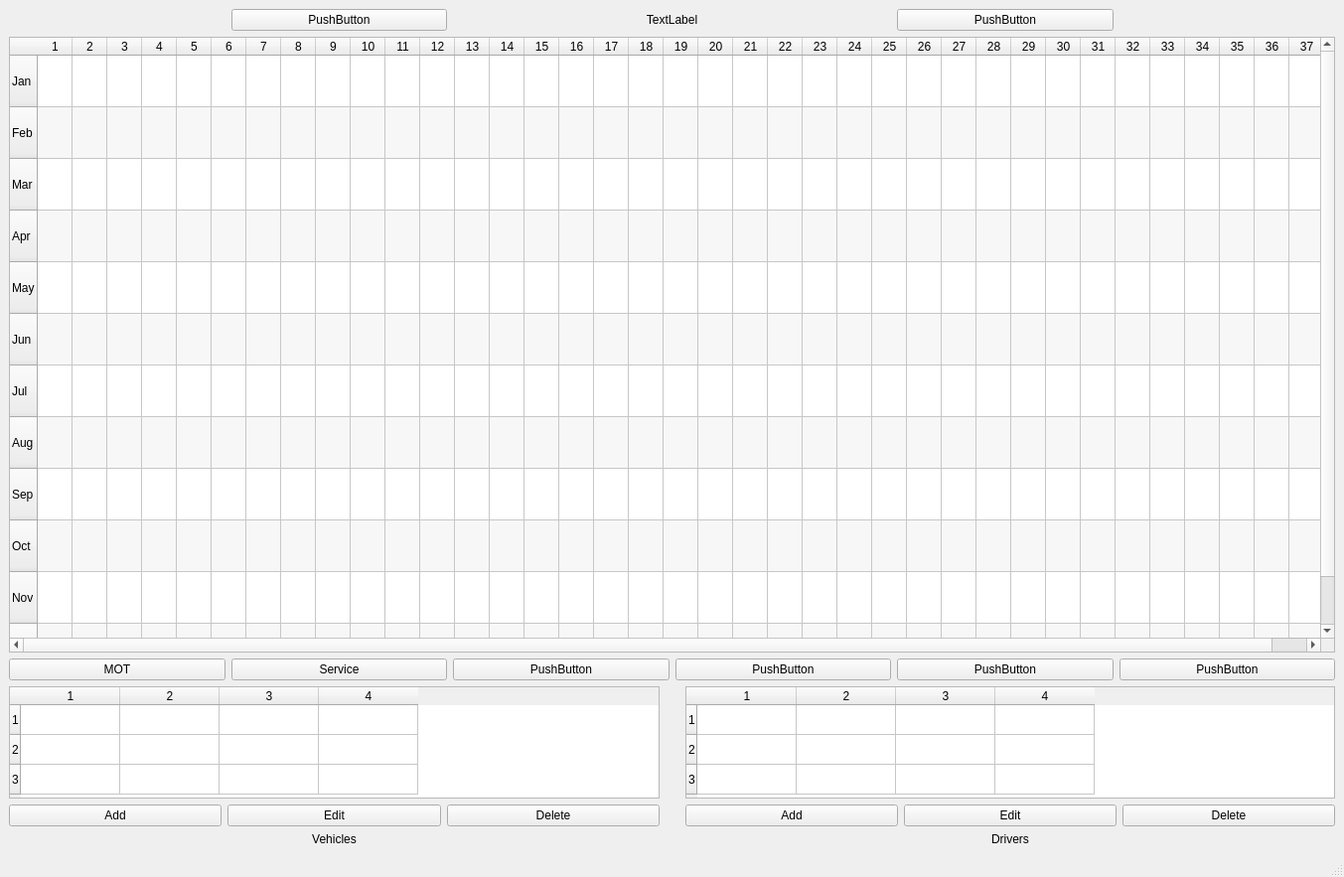
<?xml version="1.0" encoding="UTF-8"?>
<ui version="4.0">
 <class>MainWindow</class>
 <widget class="QMainWindow" name="MainWindow">
  <property name="geometry">
   <rect>
    <x>0</x>
    <y>0</y>
    <width>1353</width>
    <height>883</height>
   </rect>
  </property>
  <property name="sizePolicy">
   <sizepolicy hsizetype="Preferred" vsizetype="Maximum">
    <horstretch>0</horstretch>
    <verstretch>0</verstretch>
   </sizepolicy>
  </property>
  <property name="windowTitle">
   <string>MainWindow</string>
  </property>
  <widget class="QWidget" name="centralwidget">
   <layout class="QGridLayout" name="gridLayout_3">
    <item row="2" column="1">
     <widget class="QPushButton" name="pushButton_2">
      <property name="sizePolicy">
       <sizepolicy hsizetype="Minimum" vsizetype="Fixed">
        <horstretch>0</horstretch>
        <verstretch>0</verstretch>
       </sizepolicy>
      </property>
      <property name="text">
       <string>Service</string>
      </property>
     </widget>
    </item>
    <item row="2" column="0">
     <widget class="QPushButton" name="pushButton">
      <property name="sizePolicy">
       <sizepolicy hsizetype="Minimum" vsizetype="Fixed">
        <horstretch>0</horstretch>
        <verstretch>0</verstretch>
       </sizepolicy>
      </property>
      <property name="text">
       <string>MOT</string>
      </property>
     </widget>
    </item>
    <item row="2" column="3">
     <widget class="QPushButton" name="pushButton_10">
      <property name="text">
       <string>PushButton</string>
      </property>
     </widget>
    </item>
    <item row="2" column="5">
     <widget class="QPushButton" name="pushButton_12">
      <property name="text">
       <string>PushButton</string>
      </property>
     </widget>
    </item>
    <item row="2" column="4">
     <widget class="QPushButton" name="pushButton_11">
      <property name="text">
       <string>PushButton</string>
      </property>
     </widget>
    </item>
    <item row="1" column="0" colspan="6">
     <widget class="QTableWidget" name="table">
      <property name="autoFillBackground">
       <bool>false</bool>
      </property>
      <property name="midLineWidth">
       <number>0</number>
      </property>
      <property name="alternatingRowColors">
       <bool>true</bool>
      </property>
      <property name="rowCount">
       <number>12</number>
      </property>
      <property name="columnCount">
       <number>37</number>
      </property>
      <attribute name="horizontalHeaderDefaultSectionSize">
       <number>35</number>
      </attribute>
      <attribute name="verticalHeaderDefaultSectionSize">
       <number>52</number>
      </attribute>
      <attribute name="verticalHeaderShowSortIndicator" stdset="0">
       <bool>false</bool>
      </attribute>
      <attribute name="verticalHeaderStretchLastSection">
       <bool>false</bool>
      </attribute>
      <row>
       <property name="text">
        <string>Jan</string>
       </property>
      </row>
      <row>
       <property name="text">
        <string>Feb</string>
       </property>
      </row>
      <row>
       <property name="text">
        <string>Mar</string>
       </property>
      </row>
      <row>
       <property name="text">
        <string>Apr</string>
       </property>
      </row>
      <row>
       <property name="text">
        <string>May</string>
       </property>
      </row>
      <row>
       <property name="text">
        <string>Jun</string>
       </property>
      </row>
      <row>
       <property name="text">
        <string>Jul</string>
       </property>
      </row>
      <row>
       <property name="text">
        <string>Aug</string>
       </property>
      </row>
      <row>
       <property name="text">
        <string>Sep</string>
       </property>
      </row>
      <row>
       <property name="text">
        <string>Oct</string>
       </property>
      </row>
      <row>
       <property name="text">
        <string>Nov</string>
       </property>
      </row>
      <row>
       <property name="text">
        <string>Dec</string>
       </property>
      </row>
      <column/>
      <column/>
      <column/>
      <column/>
      <column/>
      <column/>
      <column/>
      <column/>
      <column/>
      <column/>
      <column/>
      <column/>
      <column/>
      <column/>
      <column/>
      <column/>
      <column/>
      <column/>
      <column/>
      <column/>
      <column/>
      <column/>
      <column/>
      <column/>
      <column/>
      <column/>
      <column/>
      <column/>
      <column/>
      <column/>
      <column/>
      <column/>
      <column/>
      <column/>
      <column/>
      <column/>
      <column/>
     </widget>
    </item>
    <item row="3" column="0" colspan="6">
     <layout class="QHBoxLayout" name="horizontalLayout_4">
      <item>
       <layout class="QVBoxLayout" name="verticalLayout_7">
        <property name="rightMargin">
         <number>10</number>
        </property>
        <item>
         <widget class="QTableWidget" name="table_vehicles">
          <property name="sizePolicy">
           <sizepolicy hsizetype="Expanding" vsizetype="Preferred">
            <horstretch>0</horstretch>
            <verstretch>0</verstretch>
           </sizepolicy>
          </property>
          <property name="maximumSize">
           <size>
            <width>16777215</width>
            <height>113</height>
           </size>
          </property>
          <property name="rowCount">
           <number>3</number>
          </property>
          <property name="columnCount">
           <number>4</number>
          </property>
          <row/>
          <row/>
          <row/>
          <column/>
          <column/>
          <column/>
          <column/>
         </widget>
        </item>
        <item>
         <layout class="QVBoxLayout" name="verticalLayout_3">
          <item>
           <layout class="QHBoxLayout" name="horizontalLayout_2">
            <item>
             <widget class="QPushButton" name="pushButton_3">
              <property name="text">
               <string>Add</string>
              </property>
             </widget>
            </item>
            <item>
             <widget class="QPushButton" name="pushButton_5">
              <property name="text">
               <string>Edit</string>
              </property>
             </widget>
            </item>
            <item>
             <widget class="QPushButton" name="pushButton_4">
              <property name="text">
               <string>Delete</string>
              </property>
             </widget>
            </item>
           </layout>
          </item>
          <item>
           <widget class="QLabel" name="label_2">
            <property name="text">
             <string>Vehicles</string>
            </property>
            <property name="alignment">
             <set>Qt::AlignCenter</set>
            </property>
           </widget>
          </item>
         </layout>
        </item>
       </layout>
      </item>
      <item>
       <layout class="QVBoxLayout" name="verticalLayout_8">
        <property name="leftMargin">
         <number>10</number>
        </property>
        <item>
         <widget class="QTableWidget" name="table_drivers">
          <property name="sizePolicy">
           <sizepolicy hsizetype="Expanding" vsizetype="Preferred">
            <horstretch>0</horstretch>
            <verstretch>0</verstretch>
           </sizepolicy>
          </property>
          <property name="maximumSize">
           <size>
            <width>16777215</width>
            <height>113</height>
           </size>
          </property>
          <property name="rowCount">
           <number>3</number>
          </property>
          <property name="columnCount">
           <number>4</number>
          </property>
          <row/>
          <row/>
          <row/>
          <column/>
          <column/>
          <column/>
          <column/>
         </widget>
        </item>
        <item>
         <layout class="QVBoxLayout" name="verticalLayout_4">
          <item>
           <layout class="QHBoxLayout" name="horizontalLayout_3">
            <item>
             <widget class="QPushButton" name="pushButton_8">
              <property name="text">
               <string>Add</string>
              </property>
             </widget>
            </item>
            <item>
             <widget class="QPushButton" name="pushButton_7">
              <property name="text">
               <string>Edit</string>
              </property>
             </widget>
            </item>
            <item>
             <widget class="QPushButton" name="pushButton_6">
              <property name="text">
               <string>Delete</string>
              </property>
             </widget>
            </item>
           </layout>
          </item>
          <item>
           <widget class="QLabel" name="label_3">
            <property name="text">
             <string>Drivers</string>
            </property>
            <property name="alignment">
             <set>Qt::AlignCenter</set>
            </property>
           </widget>
          </item>
         </layout>
        </item>
       </layout>
      </item>
     </layout>
    </item>
    <item row="2" column="2">
     <widget class="QPushButton" name="pushButton_9">
      <property name="sizePolicy">
       <sizepolicy hsizetype="Minimum" vsizetype="Fixed">
        <horstretch>0</horstretch>
        <verstretch>0</verstretch>
       </sizepolicy>
      </property>
      <property name="text">
       <string>PushButton</string>
      </property>
     </widget>
    </item>
    <item row="0" column="2" colspan="2">
     <widget class="QLabel" name="label">
      <property name="text">
       <string>TextLabel</string>
      </property>
      <property name="alignment">
       <set>Qt::AlignCenter</set>
      </property>
     </widget>
    </item>
    <item row="0" column="4">
     <widget class="QPushButton" name="pushButton_14">
      <property name="text">
       <string>PushButton</string>
      </property>
     </widget>
    </item>
    <item row="0" column="1">
     <widget class="QPushButton" name="pushButton_13">
      <property name="text">
       <string>PushButton</string>
      </property>
     </widget>
    </item>
   </layout>
  </widget>
  <widget class="QMenuBar" name="menubar">
   <property name="geometry">
    <rect>
     <x>0</x>
     <y>0</y>
     <width>1353</width>
     <height>18</height>
    </rect>
   </property>
  </widget>
  <widget class="QStatusBar" name="statusbar"/>
 </widget>
 <resources/>
 <connections/>
</ui>
